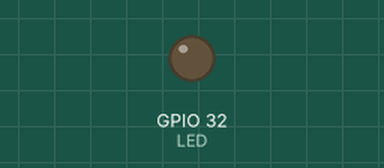
This sketch was run on a simulated ESP32. On the bench: output pins drawn as LEDs (lit = HIGH).

Above: at 0.05 s.
At 2.35 s:
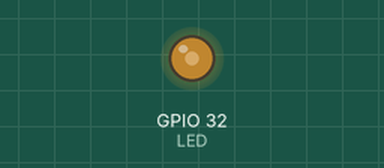
At 4.65 s:
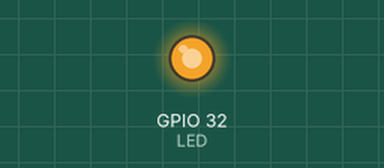
At 9.3 s:
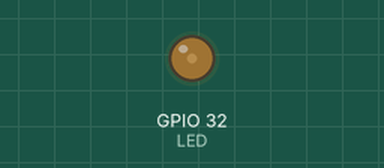
Timing chart, 0 to 13.3 s (numbered marks = the images above):
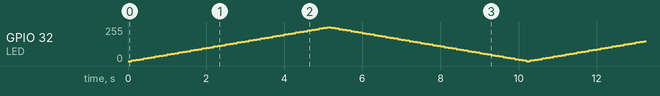

The sketch:

PWM_demo.ino
```cpp
/*========================================
             PWM DEMO

==========================================
Description:


Programmer:
  Yuzon, Maria Rebekah J.
  Manicang, Joshua G.

 Date:
  9 Sept 2026
----------------------------------------*/
//GPIOs
const uint8_t LED = 32;

// PWM parameters
const int  FREQ = 5000;
const uint8_t RES = 8;
int bright = 0;
int t_delay = 100;
int fade = 5;

void setup() {
  ledcAttach(LED,FREQ,RES);

}

void loop() {
  ledcWrite(LED,bright);
  bright += fade;

  if(bright >= 255 || bright <= 0){
    fade = -fade;
  }
  delay(t_delay);
  }
```
